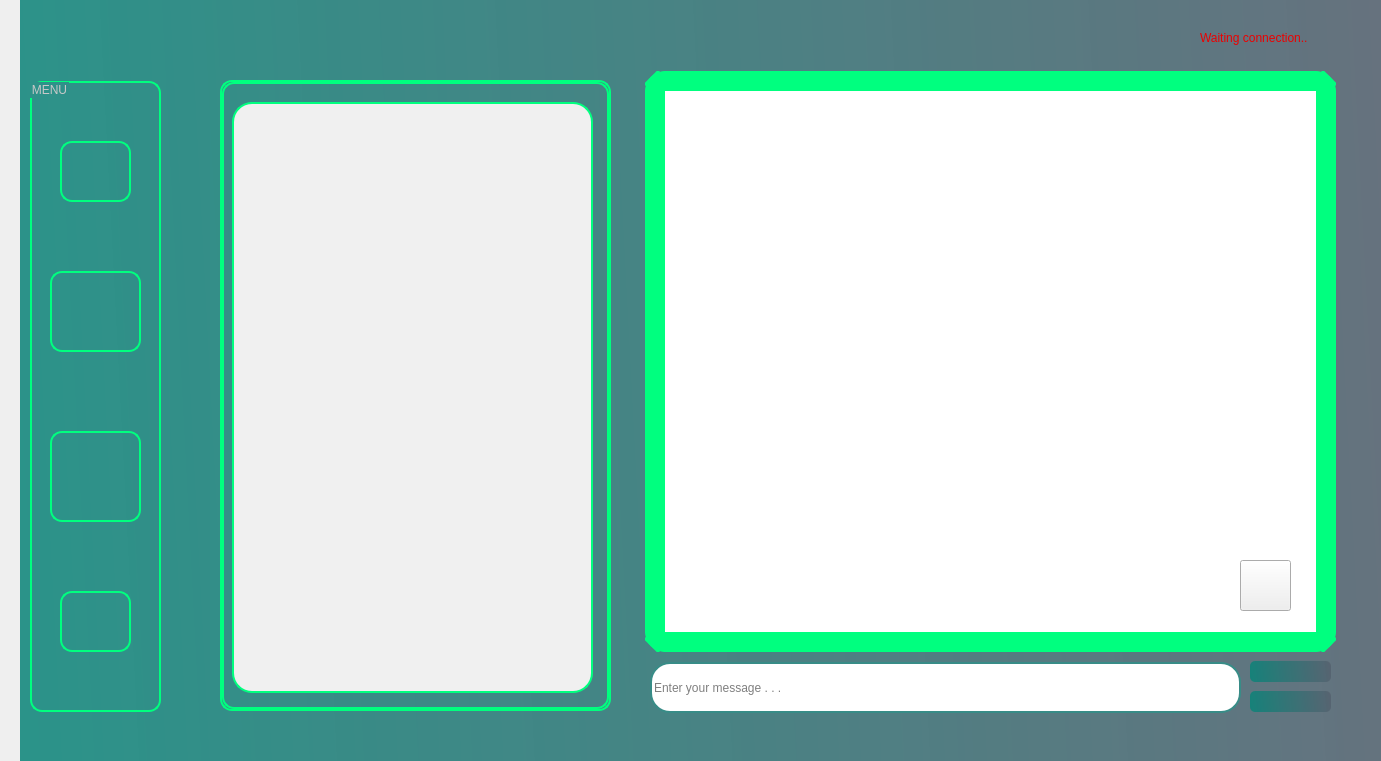
<?xml version="1.0" encoding="UTF-8"?>
<ui version="4.0">
 <class>OflineChat</class>
 <widget class="QDialog" name="OflineChat">
  <property name="geometry">
   <rect>
    <x>0</x>
    <y>0</y>
    <width>1381</width>
    <height>761</height>
   </rect>
  </property>
  <property name="windowTitle">
   <string>IUTGram</string>
  </property>
  <property name="windowIcon">
   <iconset resource="resources.qrc">
    <normaloff>:/eyeimage/logonomy-1687629985334.jpeg</normaloff>:/eyeimage/logonomy-1687629985334.jpeg</iconset>
  </property>
  <widget class="QPushButton" name="pushButton">
   <property name="geometry">
    <rect>
     <x>1250</x>
     <y>661</y>
     <width>81</width>
     <height>21</height>
    </rect>
   </property>
   <property name="sizePolicy">
    <sizepolicy hsizetype="Minimum" vsizetype="Expanding">
     <horstretch>0</horstretch>
     <verstretch>0</verstretch>
    </sizepolicy>
   </property>
   <property name="cursor">
    <cursorShape>PointingHandCursor</cursorShape>
   </property>
   <property name="styleSheet">
    <string notr="true">QPushButton{
background-color: qlineargradient(spread:pad,x1:0,y1:0.505682,x2:1,y2:0.477,stop:0 rgba(11,131,120,219),stop:1 rgba(85,98,112,226));
color:rgba(255,255,255,210);
border-radius:5px;
}
QPushButton:hover{
background-color: qlineargradient(spread:pad,x1:0,y1:0.505682,x2:1,y2:0.477,stop:0 rgba(150,123,111,219),stop:1 rgba(85,81,84,226));

}
QPushButton:pressed{
padding-left:5px;
padding-top:5px;
background-color: rgba(150,123,111,255);

}</string>
   </property>
   <property name="text">
    <string/>
   </property>
   <property name="icon">
    <iconset resource="resources.qrc">
     <normaloff>:/eyeimage/emoji_icon.png</normaloff>:/eyeimage/emoji_icon.png</iconset>
   </property>
  </widget>
  <widget class="QStackedWidget" name="stackedWidget">
   <property name="geometry">
    <rect>
     <x>220</x>
     <y>80</y>
     <width>391</width>
     <height>631</height>
    </rect>
   </property>
   <property name="styleSheet">
    <string notr="true">background-color:transparent;
border-radius:12px;

border:2px solid;
border-color: rgb(0, 255, 127);</string>
   </property>
   <property name="currentIndex">
    <number>1</number>
   </property>
   <widget class="QWidget" name="page">
    <widget class="QListWidget" name="PV_ListWidget">
     <property name="geometry">
      <rect>
       <x>10</x>
       <y>20</y>
       <width>361</width>
       <height>591</height>
      </rect>
     </property>
     <property name="cursor" stdset="0">
      <cursorShape>PointingHandCursor</cursorShape>
     </property>
     <property name="styleSheet">
      <string notr="true">background-color: rgb(240, 240, 240);
border-radius : 20px;
border:2px solid;
border-color: rgb(0, 255, 127);

</string>
     </property>
    </widget>
   </widget>
   <widget class="QWidget" name="page_2">
    <widget class="QListWidget" name="Group_ListWidget">
     <property name="geometry">
      <rect>
       <x>10</x>
       <y>20</y>
       <width>361</width>
       <height>591</height>
      </rect>
     </property>
     <property name="cursor" stdset="0">
      <cursorShape>PointingHandCursor</cursorShape>
     </property>
     <property name="styleSheet">
      <string notr="true">background-color: rgb(240, 240, 240);
border-radius : 20px;
border:2px solid;
border-color: rgb(0, 255, 127);</string>
     </property>
     <property name="dragEnabled">
      <bool>true</bool>
     </property>
     <property name="alternatingRowColors">
      <bool>true</bool>
     </property>
     <property name="selectionBehavior">
      <enum>QAbstractItemView::SelectRows</enum>
     </property>
     <property name="movement">
      <enum>QListView::Snap</enum>
     </property>
     <property name="resizeMode">
      <enum>QListView::Fixed</enum>
     </property>
     <property name="viewMode">
      <enum>QListView::ListMode</enum>
     </property>
     <property name="sortingEnabled">
      <bool>true</bool>
     </property>
    </widget>
   </widget>
   <widget class="QWidget" name="page_3">
    <widget class="QListWidget" name="Channel_ListWidget">
     <property name="geometry">
      <rect>
       <x>10</x>
       <y>20</y>
       <width>361</width>
       <height>591</height>
      </rect>
     </property>
     <property name="cursor" stdset="0">
      <cursorShape>PointingHandCursor</cursorShape>
     </property>
     <property name="styleSheet">
      <string notr="true">background-color: rgb(240, 240, 240);
border-radius : 20px;
border:2px solid;
border-color: rgb(0, 255, 127);</string>
     </property>
     <item>
      <property name="text">
       <string/>
      </property>
     </item>
    </widget>
   </widget>
  </widget>
  <widget class="QLineEdit" name="chatbar">
   <property name="geometry">
    <rect>
     <x>650</x>
     <y>662</y>
     <width>591</width>
     <height>51</height>
    </rect>
   </property>
   <property name="styleSheet">
    <string notr="true">
QLineEdit{
border: 2px solid  rgb(56, 140, 135);
border-radius : 20px;
	color: rgb(0, 0, 0);

	background-color: rgb(255, 255, 255);}
QLineEdit:hover{
border: 2px solid rgb(85, 255, 127);
border-radius : 20px;
}
QLineEdit:focus{
border: 2px solid rgb(85, 255, 127);
border-radius : 20px;
	background-color: rgb(255, 255, 255);}



</string>
   </property>
   <property name="placeholderText">
    <string>Enter your message . . .</string>
   </property>
  </widget>
  <widget class="QPushButton" name="flash">
   <property name="geometry">
    <rect>
     <x>1240</x>
     <y>560</y>
     <width>51</width>
     <height>51</height>
    </rect>
   </property>
   <property name="cursor">
    <cursorShape>PointingHandCursor</cursorShape>
   </property>
   <property name="styleSheet">
    <string notr="true">#flash
{
border-image: url(:/eyeimage/3779229.png);
}
#flash:hover
{
border-image: url(:/eyeimage/4764583.png);
}
#flash:pressed
{
border-image: url(:/eyeimage/3779229.png);}</string>
   </property>
   <property name="text">
    <string/>
   </property>
  </widget>
  <widget class="QPushButton" name="sendmessage">
   <property name="geometry">
    <rect>
     <x>1250</x>
     <y>691</y>
     <width>81</width>
     <height>21</height>
    </rect>
   </property>
   <property name="sizePolicy">
    <sizepolicy hsizetype="Expanding" vsizetype="Expanding">
     <horstretch>0</horstretch>
     <verstretch>0</verstretch>
    </sizepolicy>
   </property>
   <property name="minimumSize">
    <size>
     <width>0</width>
     <height>0</height>
    </size>
   </property>
   <property name="maximumSize">
    <size>
     <width>1111111</width>
     <height>1111111</height>
    </size>
   </property>
   <property name="cursor">
    <cursorShape>PointingHandCursor</cursorShape>
   </property>
   <property name="styleSheet">
    <string notr="true">QPushButton{
background-color: qlineargradient(spread:pad,x1:0,y1:0.505682,x2:1,y2:0.477,stop:0 rgba(11,131,120,219),stop:1 rgba(85,98,112,226));
color:rgba(255,255,255,210);
border-radius:5px;
}
QPushButton:hover{
background-color: qlineargradient(spread:pad,x1:0,y1:0.505682,x2:1,y2:0.477,stop:0 rgba(150,123,111,219),stop:1 rgba(85,81,84,226));

}
QPushButton:pressed{
padding-left:5px;
padding-top:5px;
background-color: rgba(150,123,111,255);

}</string>
   </property>
   <property name="text">
    <string/>
   </property>
   <property name="icon">
    <iconset resource="resources.qrc">
     <normaloff>:/eyeimage/send_icon.png</normaloff>:/eyeimage/send_icon.png</iconset>
   </property>
  </widget>
  <widget class="QGroupBox" name="groupBox">
   <property name="geometry">
    <rect>
     <x>30</x>
     <y>81</y>
     <width>131</width>
     <height>631</height>
    </rect>
   </property>
   <property name="styleSheet">
    <string notr="true">border-radius:12px;

border:2px solid;
border-color: rgb(0, 255, 127);
color: rgb(200, 200, 200);
font: 87 9pt &quot;Segoe UI Black&quot;;
</string>
   </property>
   <property name="title">
    <string>MENU</string>
   </property>
   <widget class="QPushButton" name="PV">
    <property name="enabled">
     <bool>true</bool>
    </property>
    <property name="geometry">
     <rect>
      <x>30</x>
      <y>60</y>
      <width>71</width>
      <height>61</height>
     </rect>
    </property>
    <property name="sizePolicy">
     <sizepolicy hsizetype="Minimum" vsizetype="Fixed">
      <horstretch>0</horstretch>
      <verstretch>0</verstretch>
     </sizepolicy>
    </property>
    <property name="cursor">
     <cursorShape>PointingHandCursor</cursorShape>
    </property>
    <property name="toolTip">
     <string>Praivate Chat</string>
    </property>
    <property name="statusTip">
     <string>Praivate Chat</string>
    </property>
    <property name="styleSheet">
     <string notr="true">#PV
{
border-image: url(:/eyeimage/10119455.png);
}
#PV:hover
{
border-image: url(:/eyeimage/10182666.png);
}
#PV:pressed
{
border-image: url(:/eyeimage/10119455.png);
}</string>
    </property>
    <property name="text">
     <string/>
    </property>
   </widget>
   <widget class="QPushButton" name="Group">
    <property name="geometry">
     <rect>
      <x>20</x>
      <y>190</y>
      <width>91</width>
      <height>81</height>
     </rect>
    </property>
    <property name="cursor">
     <cursorShape>PointingHandCursor</cursorShape>
    </property>
    <property name="toolTip">
     <string>Group Chat</string>
    </property>
    <property name="statusTip">
     <string>Group Chat</string>
    </property>
    <property name="styleSheet">
     <string notr="true">#Group
{
border-image: url(:/eyeimage/10119445.png);
}
#Group:hover
{
border-image: url(:/eyeimage/10182665.png);
}
#Group:pressed
{
border-image: url(:/eyeimage/10119445.png);
}</string>
    </property>
    <property name="text">
     <string/>
    </property>
   </widget>
   <widget class="QPushButton" name="Channel">
    <property name="geometry">
     <rect>
      <x>20</x>
      <y>350</y>
      <width>91</width>
      <height>91</height>
     </rect>
    </property>
    <property name="cursor">
     <cursorShape>PointingHandCursor</cursorShape>
    </property>
    <property name="toolTip">
     <string>Channels</string>
    </property>
    <property name="statusTip">
     <string>Channels</string>
    </property>
    <property name="styleSheet">
     <string notr="true">#Channel
{
border-image: url(:/eyeimage/10119437.png);
}
#Channel:hover
{
border-image: url(:/eyeimage/10182664.png);
}
#Channel:pressed
{
border-image: url(:/eyeimage/10119437.png);
}</string>
    </property>
    <property name="text">
     <string/>
    </property>
   </widget>
   <widget class="QPushButton" name="them">
    <property name="geometry">
     <rect>
      <x>30</x>
      <y>510</y>
      <width>71</width>
      <height>61</height>
     </rect>
    </property>
    <property name="cursor">
     <cursorShape>PointingHandCursor</cursorShape>
    </property>
    <property name="styleSheet">
     <string notr="true">#them
{
border-image: url(:/eyeimage/1086544.png);
}
#them:hover
{
border-image: url(:/eyeimage/1086470.png);
}
#them:pressed
{
border-image: url(:/eyeimage/1086544.png);
}</string>
    </property>
    <property name="text">
     <string/>
    </property>
   </widget>
  </widget>
  <widget class="QLabel" name="label">
   <property name="geometry">
    <rect>
     <x>20</x>
     <y>0</y>
     <width>1381</width>
     <height>761</height>
    </rect>
   </property>
   <property name="styleSheet">
    <string notr="true">background-color: qlineargradient(spread:pad,x1:0,y1:0.505682,x2:1,y2:0.477,stop:0 rgba(11,131,120,219),stop:1 rgba(85,98,112,226));</string>
   </property>
   <property name="text">
    <string/>
   </property>
  </widget>
  <widget class="QLabel" name="label_2">
   <property name="geometry">
    <rect>
     <x>1200</x>
     <y>30</y>
     <width>121</width>
     <height>16</height>
    </rect>
   </property>
   <property name="styleSheet">
    <string notr="true">color:rgb(235, 0, 0)</string>
   </property>
   <property name="text">
    <string>Waiting connection..</string>
   </property>
  </widget>
  <widget class="QListView" name="listView">
   <property name="geometry">
    <rect>
     <x>645</x>
     <y>71</y>
     <width>691</width>
     <height>581</height>
    </rect>
   </property>
   <property name="styleSheet">
    <string notr="true">border-image: url(:/eyeimage/jt4AoG.jpg);
border-radius : 20px;
border:20px solid;
border-color: rgb(0, 255, 127);</string>
   </property>
   <property name="verticalScrollMode">
    <enum>QAbstractItemView::ScrollPerPixel</enum>
   </property>
   <property name="horizontalScrollMode">
    <enum>QAbstractItemView::ScrollPerPixel</enum>
   </property>
  </widget>
  <zorder>label</zorder>
  <zorder>pushButton</zorder>
  <zorder>stackedWidget</zorder>
  <zorder>chatbar</zorder>
  <zorder>sendmessage</zorder>
  <zorder>groupBox</zorder>
  <zorder>label_2</zorder>
  <zorder>listView</zorder>
  <zorder>flash</zorder>
 </widget>
 <resources>
  <include location="resources.qrc"/>
 </resources>
 <connections/>
</ui>
